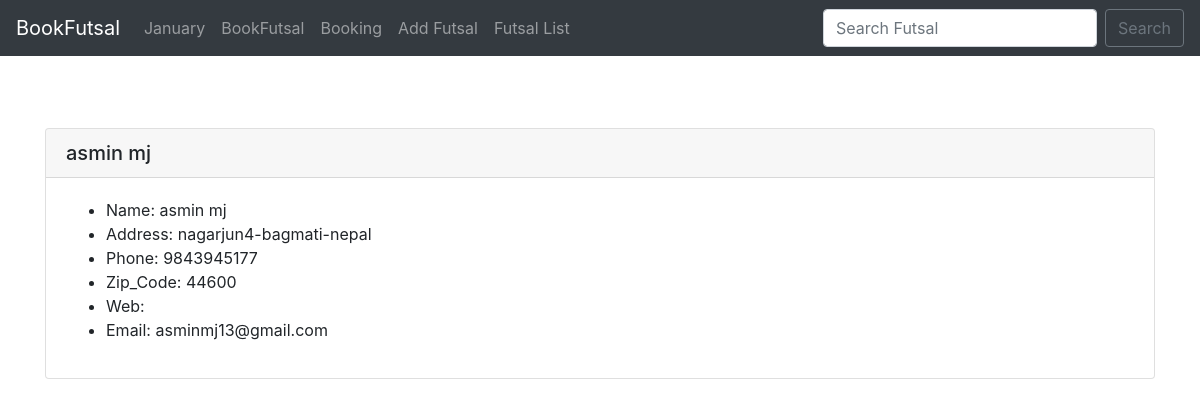
Screenshot of /futsal_show/2/ with the database file from the repository.
### futsal_name/models.py (models this page shows)
class Futsal(models.Model):
    name = models.CharField(max_length=250)
    address = models.CharField(max_length=200)
    web = models.URLField(blank=True)
    email_address = models.EmailField(blank=True)
    zip_code = models.CharField(max_length=10)
    phone = models.CharField( max_length=10)
    def __str__(self):
        return self.name

### futsal_name/views.py (the view)
# urls.py: path('futsal_show/<futsal_id>/', views.futsals_show, name='futsals_show'),
def futsals_show(request, futsal_id):
    futsal = Futsal.objects.get(pk=futsal_id)
    return render(request, 'futsal_name/futsal_show.html', {"futsal":futsal,})

### futsal_name/templates/futsal_name/futsal_show.html (shortened to what this page needs)
{% extends 'futsal_name/core.html' %}
{% block content %}
<br>
<br>
<br>
<div class="card">
    <h5 class="card-header">{{futsal}}</h5>
    <div class="card-body">
        <ul>
            <li>Name: {{futsal.name}}</li>
            <li>Address:    {{futsal.address}}</li>
            <li>Phone:  {{futsal.phone}}</li>
            <li>Zip_Code: {{futsal.zip_code}}</li>
            <li>Web:  <a href="{{futsal.web}}">{{futsal.web}}</a></li>
            <li>Email: {{futsal.email_address}}</li>
</div>
</div>
<br>
{% endblock content %}

### rows the page displays
Futsal: name "asmin mj", address "nagarjun4-bagmati-nepal", phone "9843945177", zip_code "44600", email_address "asminmj13@gmail.com"
